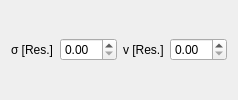
                   <widget class="QWidget" name="widget_8" native="true">
                    <property name="minimumSize">
                     <size>
                      <width>0</width>
                      <height>40</height>
                     </size>
                    </property>
                    <layout class="QGridLayout" name="gridLayout_32">
                     <item row="0" column="0">
                      <widget class="QLabel" name="fitSigmaResLabel">
                       <property name="text">
                        <string>σ [Res.]</string>
                       </property>
                      </widget>
                     </item>
                     <item row="0" column="1">
                      <widget class="QDoubleSpinBox" name="fitSigmaResValue">
                       <property name="minimumSize">
                        <size>
                         <width>0</width>
                         <height>20</height>
                        </size>
                       </property>
                      </widget>
                     </item>
                     <item row="0" column="2">
                      <widget class="QLabel" name="fitNuResLabel">
                       <property name="text">
                        <string>v [Res.]</string>
                       </property>
                      </widget>
                     </item>
                     <item row="0" column="3">
                      <widget class="QDoubleSpinBox" name="fitNuResValue">
                       <property name="minimumSize">
                        <size>
                         <width>0</width>
                         <height>20</height>
                        </size>
                       </property>
                      </widget>
                     </item>
                    </layout>
                   </widget>
